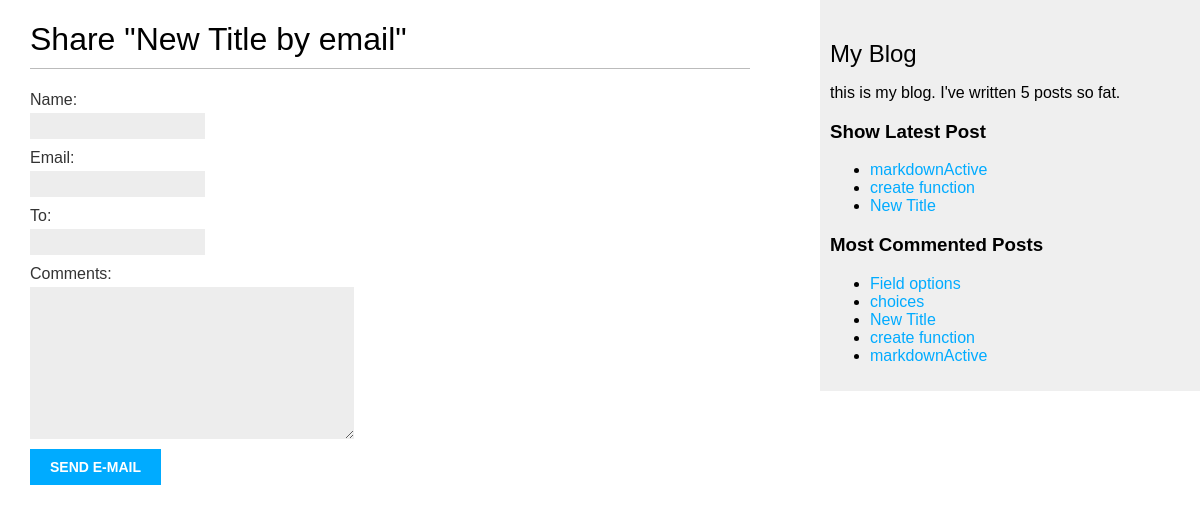
/blog/4/share/, run on the app's committed database.
### blog/models.py (models this page shows, shortened)
class Post(models.Model):
    STATUS_CHOICES = (
        ('draft', 'DRAFT'),
        ('published', 'PUBLISHED')
    )
    title = models.CharField(max_length=250)
    slug = models.SlugField(max_length=250, unique_for_date='publish')
    author = models.ForeignKey(User, on_delete=models.CASCADE, related_name='blog_posts')
    body = models.TextField()
    publish = models.DateTimeField(default=timezone.now)
    created = models.DateTimeField(auto_now_add=True)
    updated =models.DateTimeField(auto_now=True)
    status = models.CharField(max_length=50, choices=STATUS_CHOICES, default='draft')
    class Meat():
        ordering = ('-publish')
    objects = models.Manager()
    published = PublishedManager()
    tags = TaggableManager()
    def get_absolute_url(self):
        return reverse("blog:post_detail", args=[self.publish.year, self.publish.month, self.publish.day, self.slug])

### blog/views.py (the view)
# urls.py: path('<int:post_id>/share/', views.post_share, name='post_share'),
def post_share(request, post_id):
    post = get_object_or_404(Post, id=post_id, status = 'published')
    sent = False
    if request.method == 'POST':
        form = EmailPostForm(request.POST)
        if form.is_valid():
            cd = form.cleaned_data
            post_url = request.build_absolute_uri(post.get_absolute_url())
            subject = f"{cd['name']} recommends you read" f"{post.title}"
            message = f"Read {post.title} at {post_url}\n\n" f"{cd['name']}\'s comments: {cd['comments']}"
            send_mail(subject, message, 'admin@myblog.com', [cd['to']])
            sent = True
    else:
        form = EmailPostForm()
    return render(request, 'blog/post/share.html', {'post':post, 'form':form, 'sent':sent})

### blog/forms.py
class EmailPostForm(forms.Form):
    name = forms.CharField(max_length=250)
    email = forms.EmailField()
    to = forms.EmailField()
    comments = forms.CharField(required=False, widget=forms.Textarea)

### blog/models.py (called while the page is built)
    def get_queryset(self):
        return super(PublishedManager, self).get_queryset().filter(status = 'published')

### blog/templatetags/blog_tags.py (called while the page is built)
@register.simple_tag
def total_posts():
    return Post.published.count()

@register.simple_tag
def get_most_commented_posts(count = 5):
    return Post.published.annotate(total_comments = Count('comments')).order_by('-total_comments')[:count]

@register.inclusion_tag('blog/post/latest_posts.html')
def show_latest_post(count = 5):
    latest_posts = Post.published.order_by('-publish')[:count]
    return {'latest_posts' : latest_posts}

### blog/templates/blog/post/share.html (shortened to what this page needs)
{% extends 'blog/base.html' %}
{% block content %}
    {% if sent %}
        <h1>E-mail successfully sent</h1>
        <p>
            "{{post.title}}" was successfully sent to {{form.cleaned_data.to}}.
        </p>
    {% else %}
        <h1>Share "{{post.title}} by email"</h1>
        <form method="post">
            {{form.as_p}}
            <input type="submit" value="Send e-mail">
        </form>
    {% endif %}
{% endblock  %}

### blog/templates/blog/base.html (shortened to what this page needs)
{% load static %}
{% load blog_tags %}
<!DOCTYPE html>
<html lang="en">
<head>
    <link rel="stylesheet" href="{% static 'css/blog.css' %}">
</head>
<body>
    <div id='content'>
        {% block content %}
        {% endblock  %}
    </div>
    <div id='sidebar'>
        <h2>My Blog</h2>
        <p>
            this is my blog. I've written {% total_posts %} posts so fat.
        </p>
        <h3>Show Latest Post</h3>
        {% show_latest_post 3 %}
        <h3>Most Commented Posts</h3>
        {% get_most_commented_posts as most_commented_posts %}
        <ul>
            {% for posts in most_commented_posts %}
            <li>
                <a href="{{ posts.get_absolute_url }}">{{ posts.title }}</a>
            </li>
            {% endfor %}
        </ul>
    </div>
</body>
</html>

### blog/templates/blog/post/latest_posts.html
<ul>
    {% for posts in latest_posts %}
        <li>
            <a href="{{ posts.get_absolute_url }}">{{ posts.title }}</a>
        </li>
    {% endfor %}
</ul>

### blog/static/css/blog.css (style rules this page uses)
body { margin:0; padding:0; font-family:helvetica, sans-serif; }
a { color:#00abff; text-decoration:none; }
h1 { font-weight:normal; border-bottom:1px solid #bbb; padding:0 0 10px 0; }
h2 { font-weight:normal; margin:30px 0 0; }
#content { float:left; width:60%; padding:0 0 0 30px; }
#sidebar { float:right; width:30%; padding:10px; background:#efefef; height:100%; }
label { float:left; clear:both; color:#333; margin-bottom:4px; }
input, textarea { clear:both; float:left; margin:0 0 10px; background:#ededed; border:0; padding:6px 10px; font-size:12px; }
input[type=submit] { font-weight:bold; background:#00abff; color:#fff; padding:10px 20px; font-size:14px; text-transform:uppercase; }

### data on the page
Post: title "New Title"
Post: title "markdownActive"
Post: title "create function"
Post: title "Field options"
Post: title "choices"
